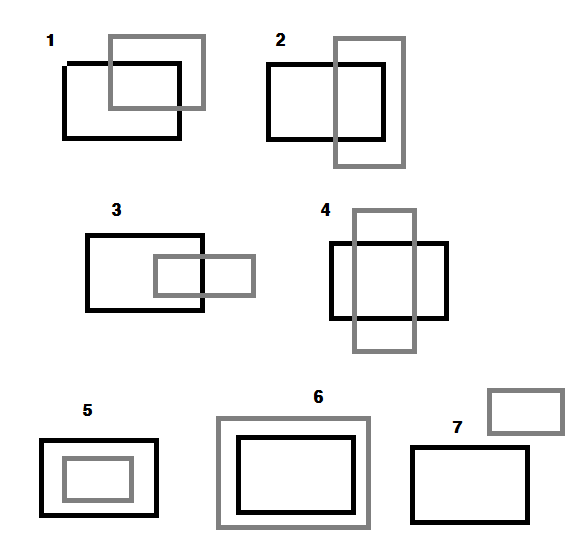
#> input picture contour/rec.png, 578 x 550 px, found by its file name
$ python 'bounding rectangles.py'   (older library calls are emulated)
#> lines starting #> are read from the running program, lines starting #| are printed output that depends on the picture; after the words box and inside, x2 and y2 are one past the last pixel; in counts of white or black regions, pixels touching at a corner belong together

import cv2
import matplotlib.pyplot as plt
import numpy as np

img = cv2.imread('rec.png')
#> img is the input picture: shape (550, 578, 3); mean B, G, R 239.4, 239.4, 239.4
img = cv2.cvtColor(img, cv2.COLOR_BGR2GRAY)
#> img: shape (550, 578)
ret, img = cv2.threshold(img, 100, 255, cv2.THRESH_BINARY_INV)
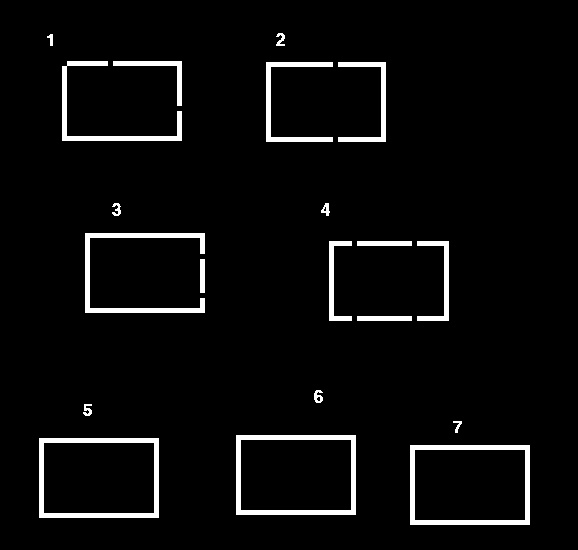
#> img: shape (550, 578); 4.2% white; 20 white regions
img, contours, hierarchy = cv2.findContours(img, cv2.RETR_TREE, cv2.CHAIN_APPROX_SIMPLE)
#> contours = 25 contours, 2 with area under 20; largest, box (x1, y1, x2, y2) and area: (410, 445, 530, 525) 9401, (39, 438, 159, 518) 9401, (236, 435, 356, 515) 9401, (414, 449, 526, 521) 7879, (43, 442, 155, 514) 7879
#
#EXTERNAL = cv2.drawContours(screen_color, contours, 0, (253, 125, 0), 0)
#EXTERNAL = cv2.resize(EXTERNAL, (1000, 1000), 2, 2, interpolation=cv2.INTER_AREA)


copy = img.copy()
copy = cv2.cvtColor(copy, cv2.COLOR_GRAY2BGR)
#> copy: shape (550, 578, 3); 4.2% white; 20 white regions, largest, box (x1, y1, x2, y2) and area: (236, 435, 356, 515) 1900, (39, 438, 159, 518) 1900, (410, 445, 530, 525) 1900
for j in range(len(contours)):


    idx = j

    x, y, w, h = cv2.boundingRect(contours[idx])

    copy = cv2.rectangle(copy, (x, y), (x+w, y+h), (0, 255, 0), 1)
#> this loop made 25 passes
#> (x, y, w, h) on passes 1 to 12: (410, 445, 120, 80), (414, 449, 112, 72), (39, 438, 120, 80), (43, 442, 112, 72), (236, 435, 120, 80), (240, 439, 112, 72), (453, 421, 9, 12), (83, 404, 9, 12), (314, 390, 9, 13), (316, 396, 5, 6), (357, 316, 55, 5), (200, 259, 5, 34)
#> pass 1, `copy = cv2.rectangle(copy, (x, y), (x+w, y+h), (0, 255, 0), 1)`:
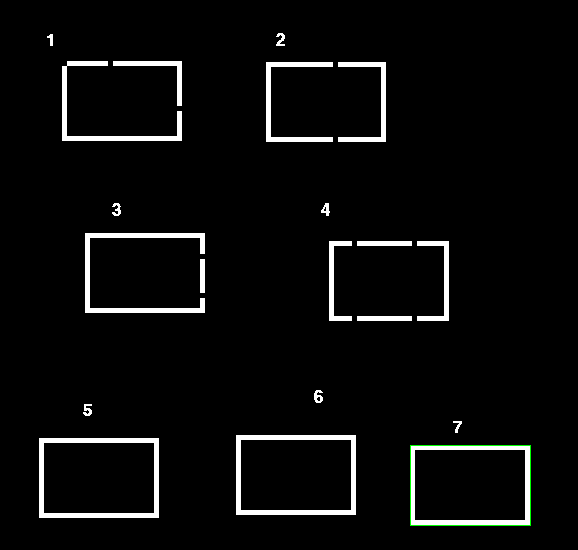
#> copy: shape (550, 578, 3); mean B, G, R 10.6, 11, 10.6
#> pass 2, `copy = cv2.rectangle(copy, (x, y), (x+w, y+h), (0, 255, 0), 1)`:
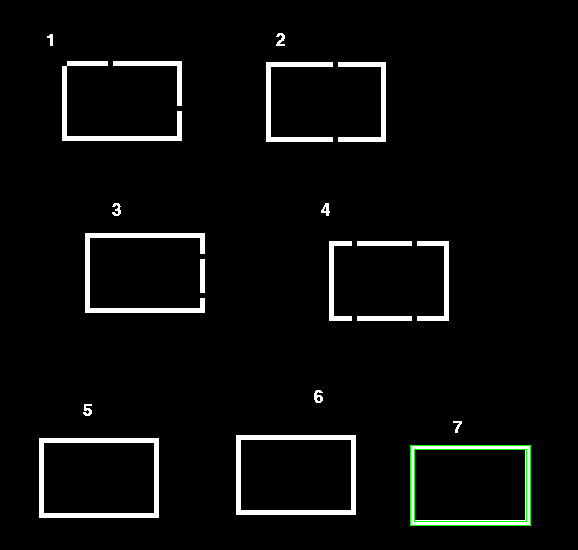
#> copy: shape (550, 578, 3); 0.12% of pixels changed, all inside (x1, y1, x2, y2) = (414, 449, 527, 522)
#> pass 3, `copy = cv2.rectangle(copy, (x, y), (x+w, y+h), (0, 255, 0), 1)`:
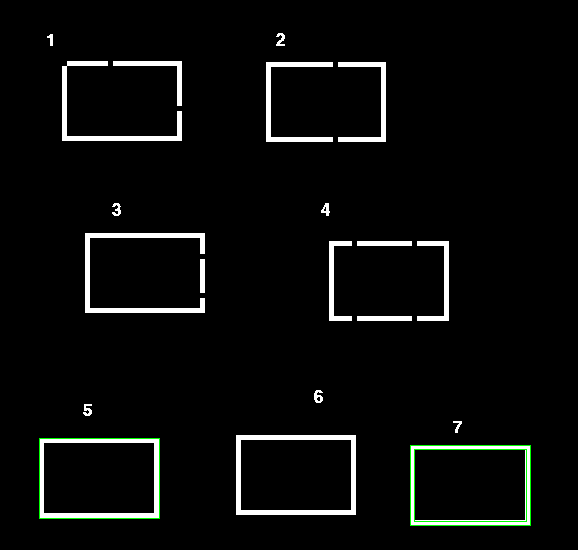
#> copy: shape (550, 578, 3); 0.13% of pixels changed, all inside (x1, y1, x2, y2) = (39, 438, 160, 519)
#> after the loop:
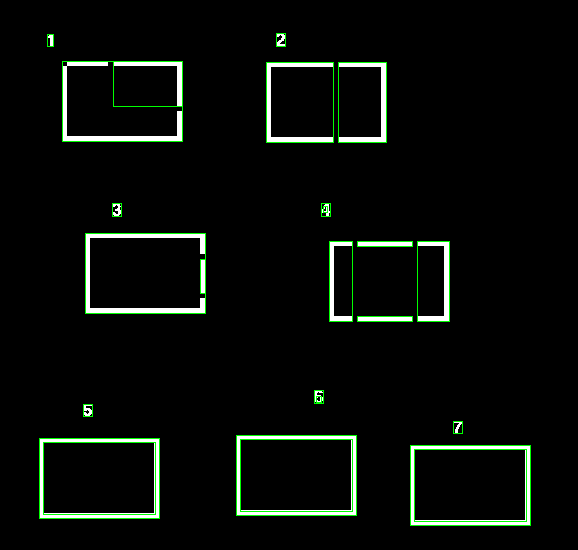
#> copy: shape (550, 578, 3); 1.15% of pixels changed, all inside (x1, y1, x2, y2) = (43, 33, 463, 516)
EXTERNAL = cv2.resize(copy, (1000, 1000), 2, 2, interpolation=cv2.INTER_AREA)
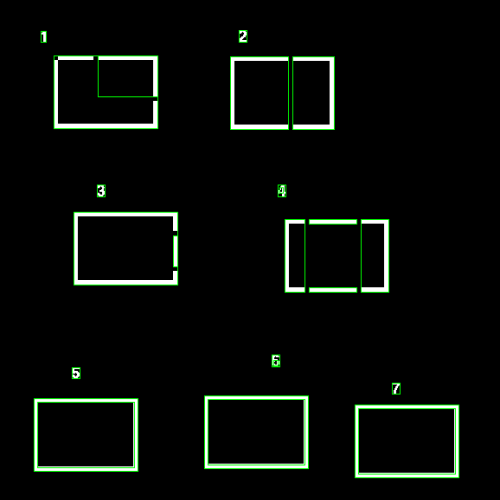
#> EXTERNAL: shape (1000, 1000, 3) (shown at 1/2 size); mean B, G, R 8.6, 12.5, 8.6

cv2.imshow('bgr',  EXTERNAL)

$ run again, with contour/2nd_external, tree.png copied over contour/rec.png
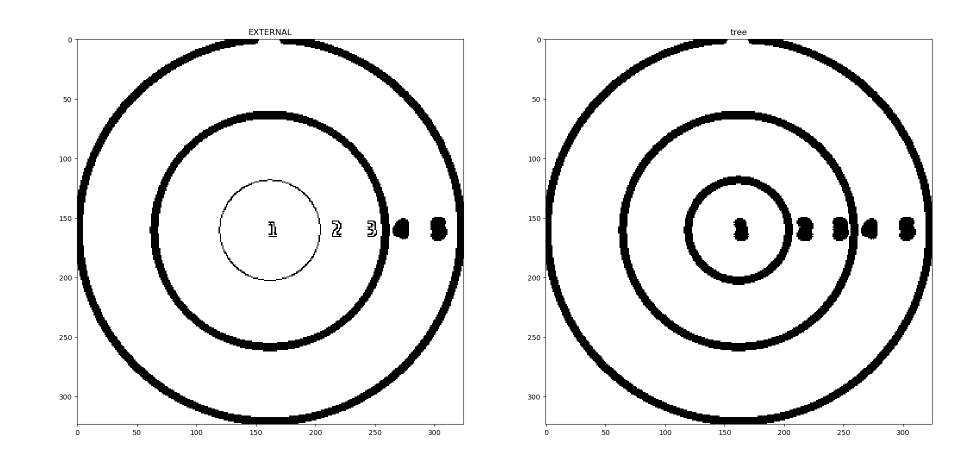
#> input picture contour/2nd_external, tree.png, 1920 x 927 px, found by its file name (shown at 1/2 size)
#> img is the input picture: shape (927, 1920, 3); min 0, max 255, mean 233.4
#> `ret, img = cv2.threshold(img, 100, 255, cv2.THRESH_BINARY_INV)`:
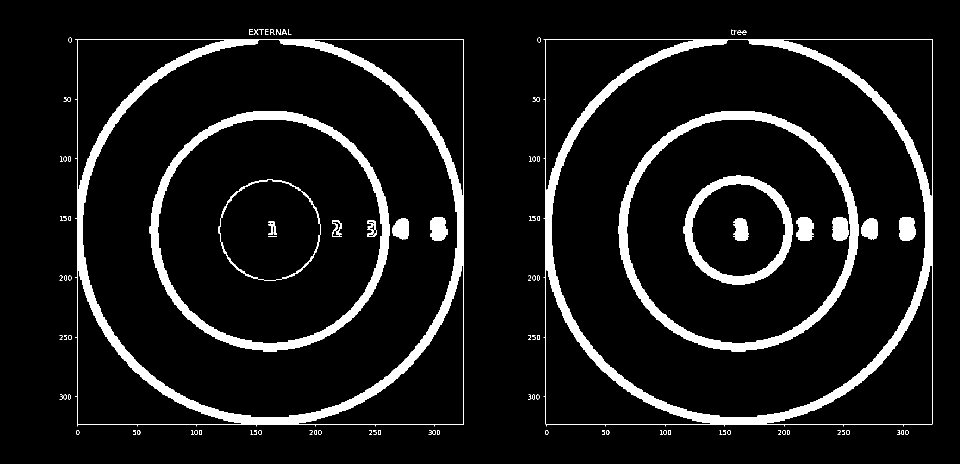
#> img: shape (927, 1920) (shown at 1/2 size); 8.4% white; 101 white regions (10 under 20 px)
#> contours = 161 contours, 43 with area under 20; largest, box (x1, y1, x2, y2) and area: (1087, 78, 1865, 853) 595224, (150, 78, 928, 853) 595224, (1102, 78, 1852, 835) 441596, (165, 78, 915, 835) 441596, (1236, 222, 1717, 703) 179953
#> the loop `for j in range(len(contours)):  ` made 161 passes
#> (x, y, w) on passes 1 to 3: (1811, 860, 6), (1811, 860, 6), (1802, 860, 6)
#> `EXTERNAL = cv2.resize(copy, (1000, 1000), 2, 2, interpolation=cv2.INTE..`:
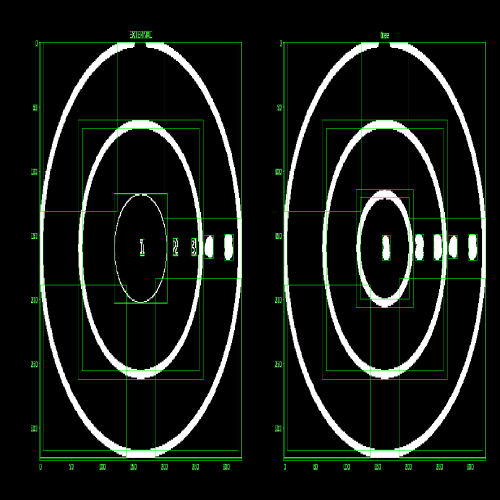
#> EXTERNAL: shape (1000, 1000, 3) (shown at 1/2 size); mean B, G, R 20.3, 25.4, 20.3
